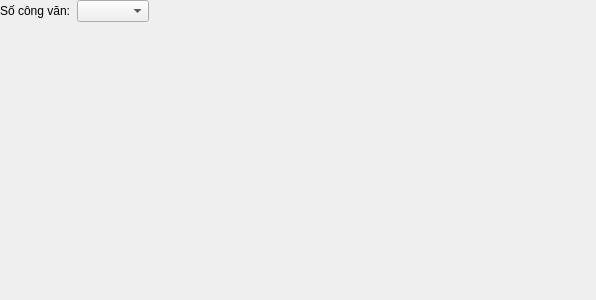
<?xml version="1.0" encoding="UTF-8"?>
<ui version="4.0">
 <class>NhapKhoWidget</class>
 <widget class="QWidget" name="NhapKhoWidget">
  <property name="geometry">
   <rect>
    <x>0</x>
    <y>0</y>
    <width>596</width>
    <height>300</height>
   </rect>
  </property>
  <property name="windowTitle">
   <string>NhapKhoWidget</string>
  </property>
  <layout class="QGridLayout" name="gridLayout">
   <property name="leftMargin">
    <number>0</number>
   </property>
   <property name="topMargin">
    <number>0</number>
   </property>
   <property name="rightMargin">
    <number>0</number>
   </property>
   <property name="bottomMargin">
    <number>0</number>
   </property>
   <item row="0" column="0">
    <layout class="QHBoxLayout" name="horizontalLayout">
     <item>
      <widget class="QLabel" name="congVanLabel">
       <property name="text">
        <string>Số công văn:</string>
       </property>
      </widget>
     </item>
     <item>
      <widget class="QComboBox" name="congVanComboBox"/>
     </item>
     <item>
      <widget class="PhanLoaiTuLieuWidget" name="phanLoaiTuLieuWidget" native="true">
       <property name="sizePolicy">
        <sizepolicy hsizetype="Expanding" vsizetype="Preferred">
         <horstretch>0</horstretch>
         <verstretch>0</verstretch>
        </sizepolicy>
       </property>
      </widget>
     </item>
    </layout>
   </item>
   <item row="1" column="0">
    <widget class="ScanningWidget" name="scanningWidget" native="true">
     <property name="sizePolicy">
      <sizepolicy hsizetype="Expanding" vsizetype="Expanding">
       <horstretch>0</horstretch>
       <verstretch>0</verstretch>
      </sizepolicy>
     </property>
    </widget>
   </item>
  </layout>
 </widget>
 <layoutdefault spacing="6" margin="11"/>
 <customwidgets>
  <customwidget>
   <class>PhanLoaiTuLieuWidget</class>
   <extends>QWidget</extends>
   <header>PhanLoaiTuLieuWidget.h</header>
   <container>1</container>
  </customwidget>
  <customwidget>
   <class>ScanningWidget</class>
   <extends>QWidget</extends>
   <header>ScanningWidget.h</header>
   <container>1</container>
  </customwidget>
 </customwidgets>
 <resources/>
 <connections/>
</ui>
